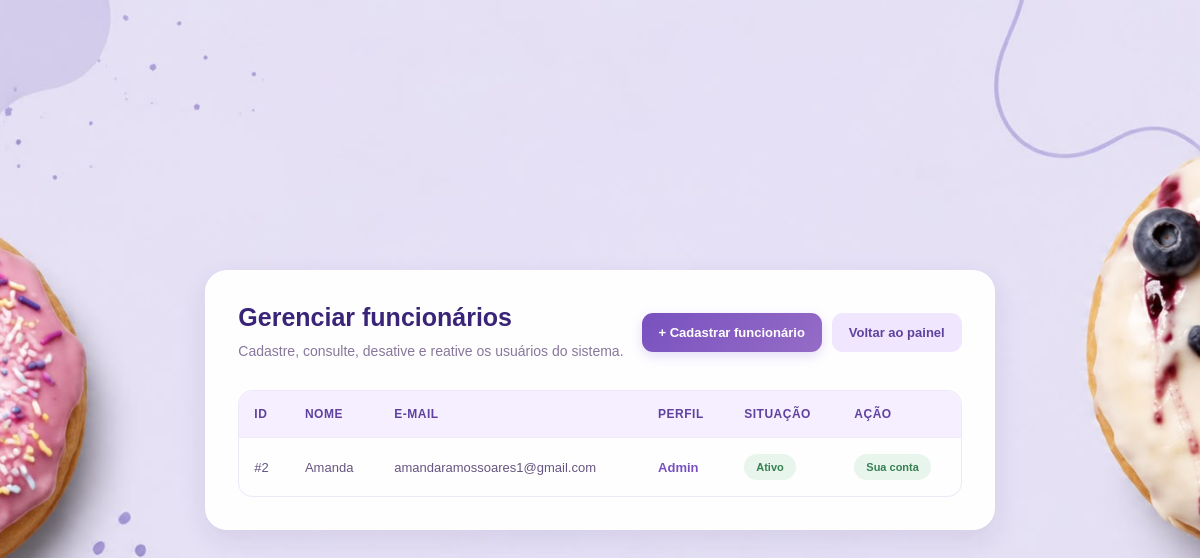
Page /index.php?controller=usuario&action=index (signed in) on the earlier database version.
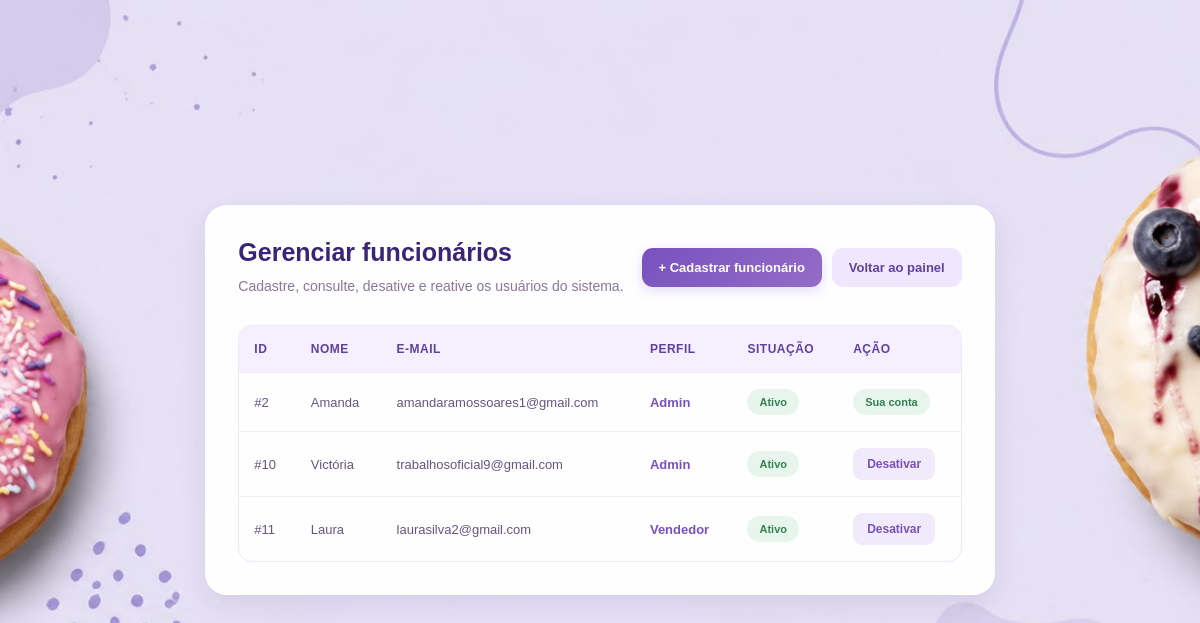
Same page on the later database version.
### tables this page shows
CREATE TABLE `usuario` (
  `id` int(11) NOT NULL,
  `nome` varchar(100) NOT NULL,
  `email` varchar(100) NOT NULL,
  `senha` varchar(255) NOT NULL,
  `perfil` enum('admin','vendedor') NOT NULL,
  `ativo` tinyint(1) DEFAULT 1
);

### controllers/UsuarioController.php (called while the page is built, shortened)
<?php
require_once __DIR__ . '/../models/Usuario.php';
class UsuarioController
{
    public function index(): void
    {
        $usuarioModel = new Usuario();
        $usuarios = $usuarioModel->listarTodos();
        require __DIR__ . '/../views/usuarios.php';
    }
}

### index.php (called while the page is built, shortened)
<?php
require_once __DIR__ . '/config/db.php';
$controller = $_GET['controller'] ?? 'auth';
$action = $_GET['action'] ?? 'form';
switch ($controller) {
    case 'usuario':
        require_once __DIR__ . '/controllers/UsuarioController.php';
        $c = new UsuarioController();
        break;
}
$c->$action();

### config/db.php (called while the page is built)
<?php
class Database
{
private static $conn = null;
public static function getConnection()
{
    if (self::$conn === null) {
        try {
self::$conn = new PDO(
"mysql:host=localhost;dbname=magicdonuts;charset=utf8mb4",
"root",
"",
    [
    PDO::ATTR_ERRMODE => PDO::ERRMODE_EXCEPTION,
    PDO::ATTR_DEFAULT_FETCH_MODE => PDO::FETCH_ASSOC
    ]
);
} catch (PDOException $e) {
 die("Erro ao conectar ao banco de dados:" . $e->getMessage());
}
}
return self::$conn;
}
}

### models/Usuario.php (called while the page is built, shortened)
<?php
require_once __DIR__ . '/../config/db.php';
class Usuario
{
    private PDO $conn;
    public function __construct()
    {
        $this->conn = Database::getConnection();
    }
    public function listarTodos(): array
    {
        $stmt = $this->conn->query("
            SELECT id, nome, email, perfil, ativo
            FROM usuario
            ORDER BY
                CASE WHEN perfil = 'admin' THEN 0 ELSE 1 END,
                nome ASC
        ");
        return $stmt->fetchAll(PDO::FETCH_ASSOC);
    }
}

### views/usuarios.php (the view, shortened to what the changed rows need)
<?php
$usuarios = $usuarios ?? [];
?>
<!DOCTYPE html>
<html lang="pt-BR">
<head>
    <link rel="stylesheet" href="/magicdonuts/public/assets/css/style.css">
</head>
<body>
<div class="usuarios-container">
    <div class="usuarios-card">
        <div class="usuarios-topo">
            <div>
                <h1>Gerenciar funcionários</h1>
            </div>
        </div>
        <div class="usuarios-tabela-wrapper">
            <table class="usuarios-tabela">
                <thead>
                    <tr>
                        <th>ID</th>
                        <th>Nome</th>
                        <th>E-mail</th>
                        <th>Perfil</th>
                        <th>Situação</th>
                        <th>Ação</th>
                    </tr>
                </thead>
                <tbody>
                <?php if (empty($usuarios)): ?>
                    <tr>
                        <td colspan="6" class="usuarios-vazio">
                            Nenhum usuário cadastrado.
                        </td>
                    </tr>
                <?php else: ?>
                    <?php foreach ($usuarios as $usuario): ?>
                        <?php
                        $id = (int) $usuario['id'];
                        $ativo = (int) $usuario['ativo'] === 1;
                        $ehUsuarioLogado = $id === (int) $_SESSION['usuario_id'];
                        ?>
                        <tr>
                            <td>#<?= $id ?></td>
                            <td>
                                <?= htmlspecialchars($usuario['nome'], ENT_QUOTES, 'UTF-8') ?>
                            </td>
                            <td>
                                <?= htmlspecialchars($usuario['email'], ENT_QUOTES, 'UTF-8') ?>
                            </td>
                            <td class="usuario-perfil">
                                <?= htmlspecialchars($usuario['perfil'], ENT_QUOTES, 'UTF-8') ?>
                            </td>
                            <td>
                                <span class="usuario-status <?= $ativo ? 'usuario-ativo' : 'usuario-inativo' ?>">
                                    <?= $ativo ? 'Ativo' : 'Inativo' ?>
                                </span>
                            </td>
                            <td>
                               <?php if ($ehUsuarioLogado): ?>
                                   <span class="usuario-status usuario-ativo">
                                         Sua conta
                                   </span>
                                <?php else: ?>
                                    <form
                                        method="POST"
                                        action="index.php?controller=usuario&action=alterarStatus"
                                        onsubmit="return confirm('Tem certeza que deseja <?= $ativo ? 'desativar' : 'reativar' ?> este funcionário?');"
                                    >
                                        <button
                                            type="submit"
                                            class="usuario-acao <?= $ativo ? 'usuario-desativar' : 'usuario-reativar' ?>"
                                        >
                                            <?= $ativo ? 'Desativar' : 'Reativar' ?>
                                        </button>
                                    </form>
                                <?php endif; ?>
                            </td>
                        </tr>
                    <?php endforeach; ?>
                <?php endif; ?>
                </tbody>
            </table>
        </div>
    </div>
</div>
</body>
</html>

Differences in the rows shown:
added usuario: id "10", nome "Victória", email "trabalhosoficial9@gmail.com", perfil "Admin", ativo "Ativo"
added usuario: id "11", nome "Laura", email "laurasilva2@gmail.com", perfil "Vendedor", ativo "Ativo"
